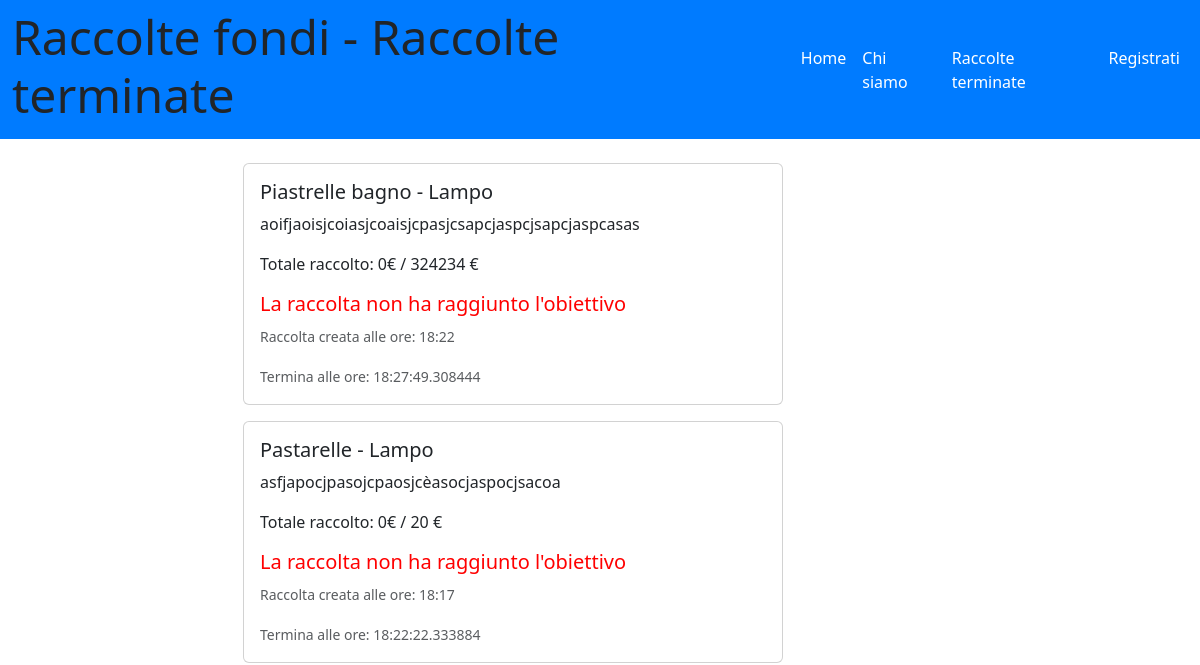
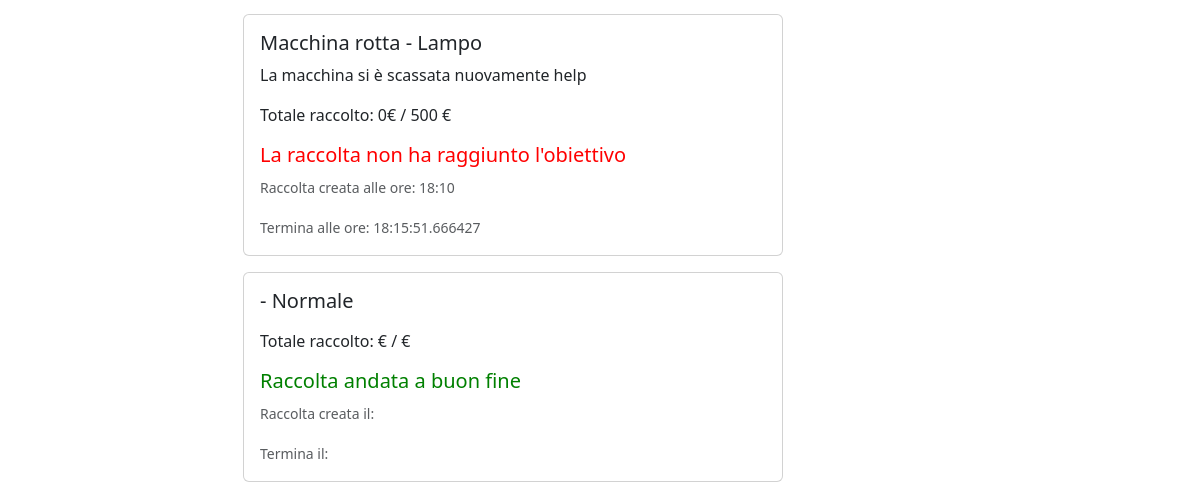
Before: /raccolte_terminate with the older database file (2 pictures, top to bottom).
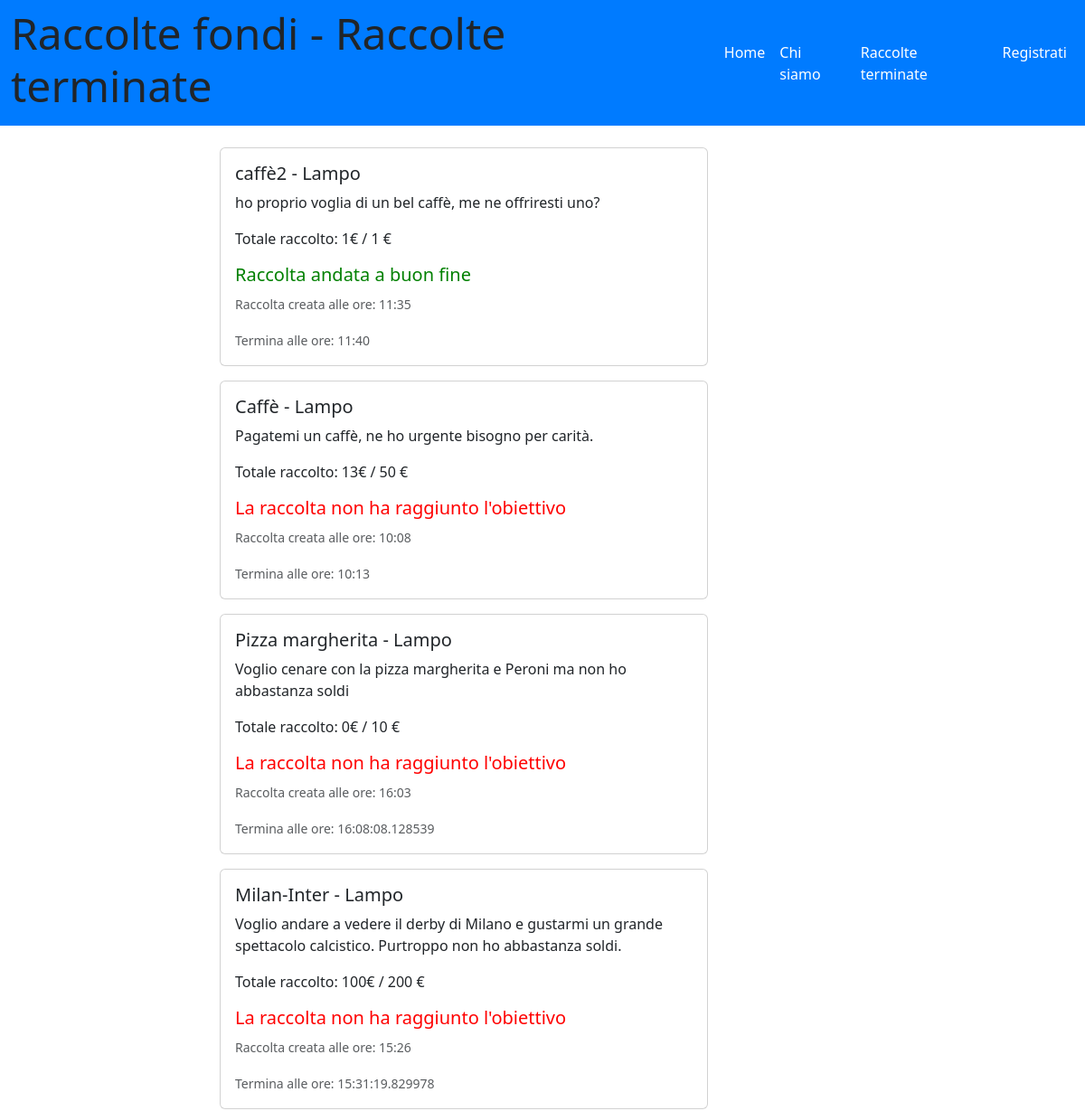
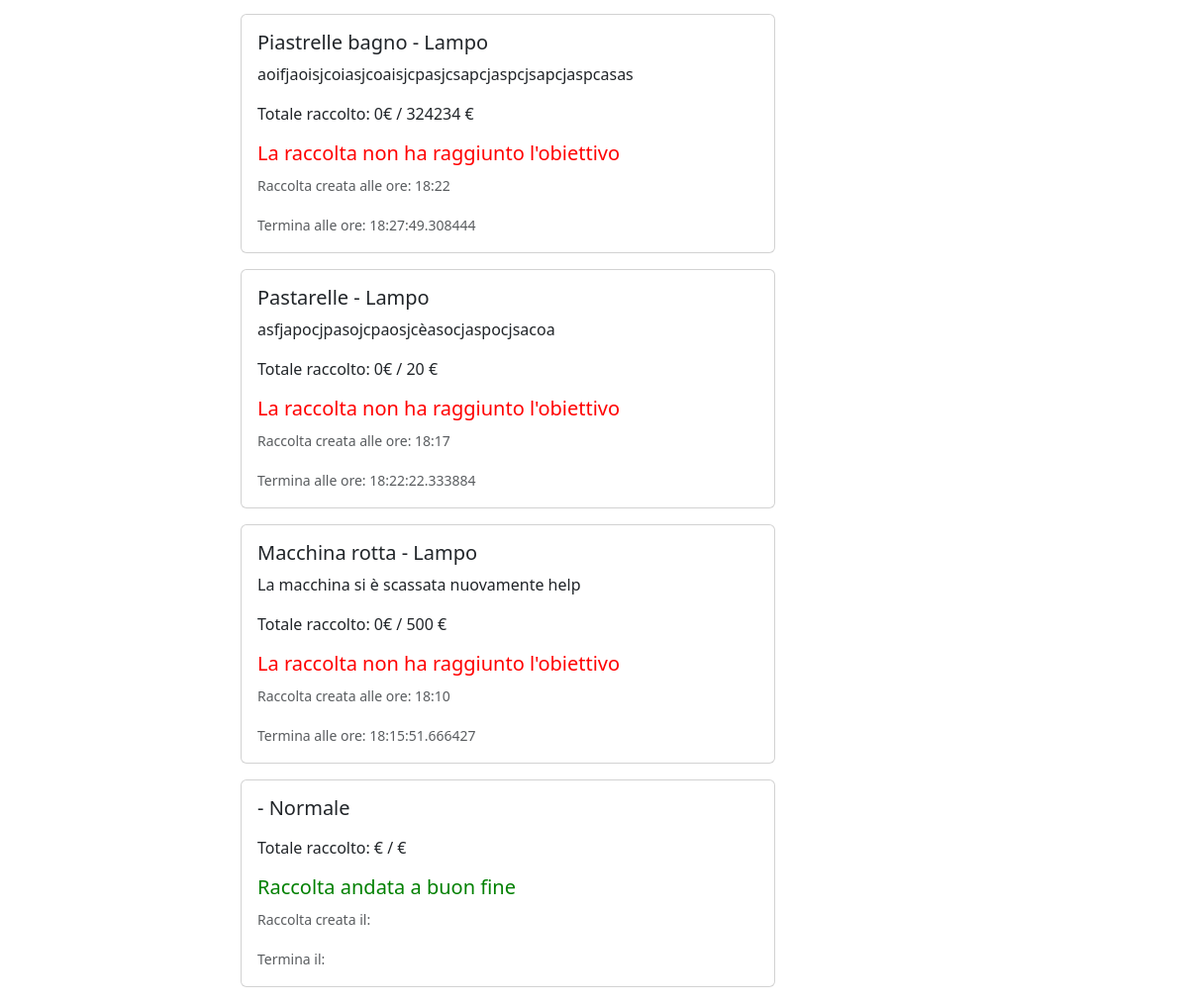
After: the same page with the newer database file (2 pictures, top to bottom).
### tables this page shows
CREATE TABLE "raccolte" (
	"id_raccolta"	INTEGER NOT NULL UNIQUE,
	"nome_raccolta"	TEXT NOT NULL,
	"descrizione"	TEXT,
	"immagine"	TEXT,
	"data_creazione"	TEXT,
	"data_termine"	TEXT,
	"cifra_attuale"	NUMERIC,
	"cifra_da_raggiungere"	NUMERIC,
	"tipo_raccolta"	TEXT,
	"organizzatore_raccolta"	INTEGER,
	"importo_minimo"	NUMERIC,
	PRIMARY KEY("id_raccolta" AUTOINCREMENT),
	FOREIGN KEY("organizzatore_raccolta") REFERENCES "utenti"("id_utente")
);

### app.py (the view)
@app.route('/raccolte_terminate')
def raccolte_terminate():
    raccolte_terminate_db = raccolte_dao.get_raccolte()
    now = datetime.now()  # Get the current date and time
    data_oggi = now.strftime("%Y-%m-%d %H:%M")
    return render_template('raccolte_terminate.html', raccolte_terminate=raccolte_terminate_db, data_oggi=data_oggi)

### templates/raccolte_terminate.html (shortened to what this page needs)
{% extends "base.html" %}
{% block home_active %}active{% endblock %}
{% block page_name%}Raccolte terminate{%endblock%}
{%block content%}
<main class="col-lg-9 col-md-12">
    <div class="container">
    <div class="row">
        <div class="col-3">
        </div>
    <div class="col-9">
    {% for raccolta in raccolte_terminate%}
    {% if data_oggi > raccolta.data_termine%}
    <div class="card mb-3" style="max-width: 540px;">
      <div class="row g-0">
        <div class="col-12">
          <div class="card-body">
            <h5 class="card-title">
                 {{raccolta.nome_raccolta | e}}
              - {% if raccolta.tipo_raccolta == 'lampo' %} Lampo
              {%else%} Normale
              {%endif%}
            </h5>
            <p class="card-text">{{raccolta.descrizione}}</p>
            <p class="card-text">Totale raccolto: {{raccolta.cifra_attuale}}€ / {{raccolta.cifra_da_raggiungere}} €</p>
            {% if raccolta.cifra_attuale >= raccolta.cifra_da_raggiungere %}
            <h5 class="raccolte_terminate_successo">Raccolta andata a buon fine</h5>
            {%  else %}
            <h5 class="raccolte_terminate_fallita">La raccolta non ha raggiunto l'obiettivo</h5>
            {% endif %}
            {% if raccolta.tipo_raccolta == 'lampo' %}
            <p class="card-text"><small class="text-body-secondary">Raccolta creata alle ore: {{raccolta.data_creazione.split(' ')[1]}}</small></p>
            <p class="card-text"><small class="text-body-secondary">Termina alle ore: {{raccolta.data_termine.split(' ')[1]}}</small></p>
            {% else %}
            <p class="card-text"><small class="text-body-secondary">Raccolta creata il: {{raccolta.data_creazione}}</small></p>
            <p class="card-text"><small class="text-body-secondary">Termina il: {{raccolta.data_termine}}</small></p>
            {% endif %}
          </div>
        </div>
      </div>
    </div>
    {% endif %}
    {% endfor %}
</div>
</main>
{% endblock %}

### templates/base.html (shortened to what this page needs)
<!doctype html>
<html lang="en">
<head>
  <link href="https://cdn.jsdelivr.net/npm/bootstrap@5.3.2/dist/css/bootstrap.min.css" rel="stylesheet"
>
  <link rel="stylesheet" href="https://cdn.jsdelivr.net/npm/bootstrap-icons@1.11.2/font/bootstrap-icons.min.css">
  <link rel="stylesheet" href="{{ url_for('static', filename='style.css') }}">
</head>
<body>
  <header id="myheader">
    <nav class="navbar navbar-dark navbar-expand-lg mynavbar">
      <div class="container-fluid">
        <h1 class="display-5">Raccolte fondi - {% block page_name %}{% endblock %}</h1>
        <div class="collapse navbar-collapse" id="navbarSupportedContent">
          <ul class="navbar-nav ms-auto">
            <li class="nav-item">
              <a class="nav-link {%block home_active%}{% endblock %}" aria-current="page" href="/">Home</a>
            </li>
            <li class="nav-item">
              <a class="nav-link {%block about_active%}{% endblock %}" href="{{ url_for('about') }}">Chi siamo</a>
            </li>
            <li class="nav-item">
                <a class="nav-link {%block raccolte_terminate_active%}{% endblock %}" href="{{ url_for('raccolte_terminate') }}">Raccolte terminate</a>
              </li>
            {% if current_user.is_authenticated %}
            <li class="nav-item dropdown dropstart">
              <a class="nav-link dropdown-toggle" href="#" role="button" data-bs-toggle="dropdown"
                aria-expanded="false">
                @{{current_user.nome}} {{current_user.cognome}}
              </a>
              <ul class="dropdown-menu dropdown-menu-dark">
                <li><a class="dropdown-item" href="{{ url_for('le_mie_raccolte') }}">Le mie raccolte</a></li>
                <li><a class="dropdown-item" href="{{ url_for('logout') }}">Esci</a></li>
              </ul>
            </li>
            {% else %}
            <li class="nav-item">
              <a class="nav-link {%block signup_active%}{% endblock %}" aria-current="page"
                href="{{ url_for('iscriviti') }}">Registrati</a>
            </li>
            {% endif %}
          </ul>
        </div>
      </div>
    </nav>
  </header>
  <div class="container-fluid mt-4">
    <div class="row">
      {%block content %}{% endblock %}
    </div>
  </div>
</body>
</html>

### static/style.css (style rules this page uses)
.mynavbar { background-color: #007bff; }
.navbar-dark .navbar-nav .nav-link { color: white; }
.raccolte_terminate_successo { color:green }
.raccolte_terminate_fallita { color:red }

Changed rows visible on the page:
added raccolte: nome_raccolta "caffè2", tipo_raccolta "Lampo", descrizione "ho proprio voglia di un bel caffè, me ne offriresti uno?", cifra_attuale "1", cifra_da_raggiungere "1", shows "Raccolta andata a buon fine", data_creazione "11:35", data_termine "11:40"
added raccolte: nome_raccolta "Caffè", tipo_raccolta "Lampo", descrizione "Pagatemi un caffè, ne ho urgente bisogno per carità.", cifra_attuale "13", cifra_da_raggiungere "50", shows "La raccolta non ha raggiunto l'obiettivo", data_creazione "10:08", data_termine "10:13"
added raccolte: nome_raccolta "Pizza margherita", tipo_raccolta "Lampo", descrizione "Voglio cenare con la pizza margherita e Peroni ma non ho abbastanza soldi", cifra_attuale "0", cifra_da_raggiungere "10", shows "La raccolta non ha raggiunto l'obiettivo", data_creazione "16:03", data_termine "16:08:08.128539"
added raccolte: nome_raccolta "Milan-Inter", tipo_raccolta "Lampo", descrizione "Voglio andare a vedere il derby di Milano e gustarmi un grande spettacolo calcistico. Purtroppo non ho abbastanza soldi.", cifra_attuale "100", cifra_da_raggiungere "200", shows "La raccolta non ha raggiunto l'obiettivo", data_creazione "15:26", data_termine "15:31:19.829978"
